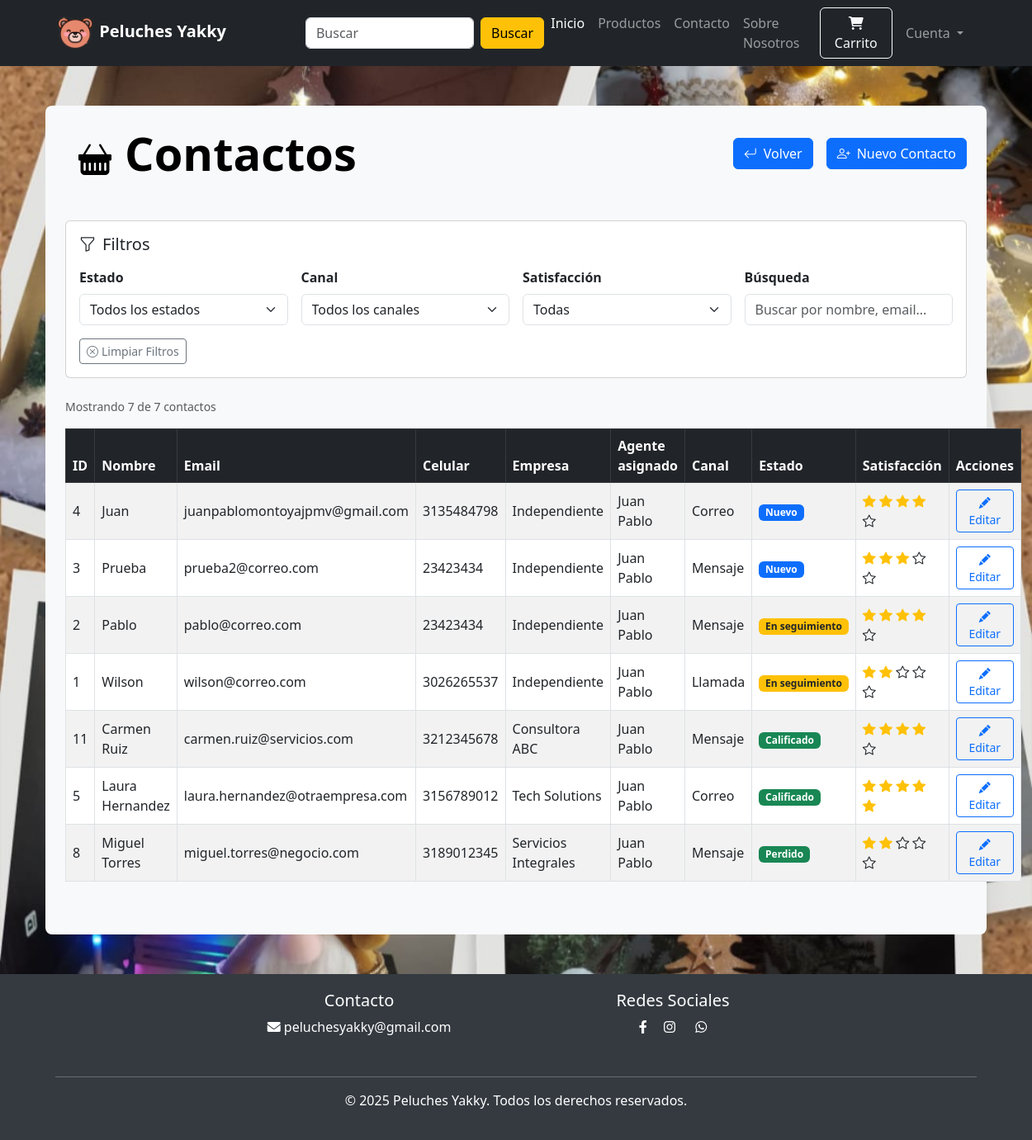
The page /empleado/tabla-contactos (signed in) on the database as committed earlier.
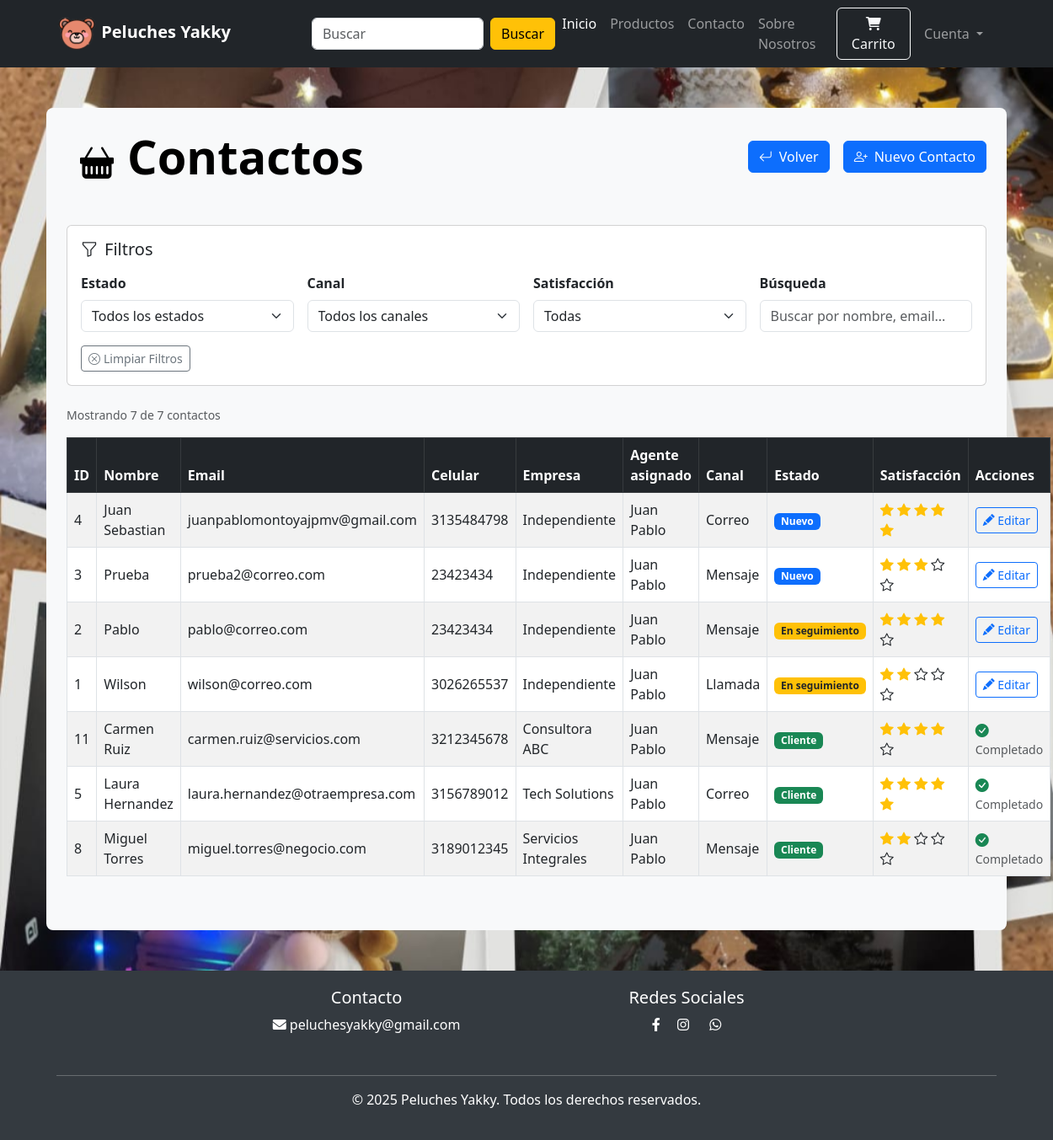
The same page on the database as committed later.
### website/models/contacto_model.py (models this page shows, shortened)
class Contacto(db.Model):
    __tablename__ = "contactos"
    id_contacto = db.Column(db.Integer, primary_key=True)
    id_agente = db.Column(db.Integer, db.ForeignKey("customer.id"), nullable=False)
    nombre = db.Column(db.String(100), nullable=False)
    email = db.Column(db.String(150), unique=True, nullable=False)
    telefono = db.Column(db.String(20), nullable=False)
    empresa = db.Column(db.String(100), nullable=True)
    canal = db.Column(db.String(50))
    estado = db.Column(db.String(50), default="Nuevo")
    satisfaccion = db.Column(db.Integer, nullable=True)
    fecha_registro = db.Column(db.DateTime, default=datetime.utcnow)
    fecha_actulizar = db.Column(
        db.DateTime, default=datetime.utcnow, onupdate=datetime.utcnow
    )
    agente = db.relationship("Customer", backref=db.backref("contactos", lazy=True))
    oportunidades = db.relationship("Oportunidad", backref="contacto", lazy=True)
    actividades = db.relationship("Actividad", backref="contacto", lazy=True)
    interacciones = db.relationship("Interaccion", backref="contacto", lazy=True)

### website/models/customer_model.py (models this page shows, shortened)
class Customer(db.Model, UserMixin):
    id = db.Column(db.Integer, primary_key=True)
    rol_id = db.Column(
        db.Integer, db.ForeignKey("rol.id_rol"), nullable=True, default=3
    )
    email = db.Column(db.String(100), unique=True)
    username = db.Column(db.String(100))
    password_hash = db.Column(db.String(150))
    date_joined = db.Column(db.DateTime(), default=datetime.utcnow)
    active = db.Column(db.Boolean, default=True)
    telefono = db.Column(db.Integer, nullable=True)
    cart_items = db.relationship(
        "Cart", backref=db.backref("customer", lazy=True), cascade="all, delete-orphan"
    )
    orders = db.relationship(
        "Order", backref=db.backref("customer", lazy=True), cascade="all, delete-orphan"
    )
    @property
    def is_authenticated(self):
        return True  # Para usuarios reales siempre True
    @property
    def password(self):
        raise AttributeError("Password is not a readable Attribute")

### website/mvc_views/employee_view.py (the view)
@employee.route("/tabla-contactos")
@login_required
@rol_required(2)
def tabla_contactos():
    contactos = todos_contactos()
    return render_template("tabla_contactos.html", contactos=contactos)

### website/controllers/employee_cotller.py (called while the page is built)
def todos_contactos():
    try:
        contactos = Contacto.query.order_by(desc(Contacto.fecha_registro)).all()
        return contactos
    except Exception as e:
        db.session.rollback()
        print(f"Error al crear actividad: {e}")
        raise Exception(f"Error al buscar todos contactos: {e}")

### website/templates/tabla_contactos.html (shortened to what the changed rows need)
{% extends 'index.html' %}
{% block body %}
<div class="fondo p-5" style="min-height: 100vh; ">
    <div class="container bg-light rounded-3 p-4">
        <div class="d-flex justify-content-between align-items-center mb-5">
            <h1 class="text-black mb-0 display-4 fw-bold">
                <i class="bi bi-basket-fill fs-1 text-black m-3"></i>Contactos
            </h1>
        </div>
                            {% set canales_unicos = [] %}
                            {% for contacto in contactos %}
                            {% if contacto.canal and contacto.canal not in canales_unicos %}
                            {% set _ = canales_unicos.append(contacto.canal) %}
                            {% endif %}
                            {% endfor %}
        {% if contactos | length < 1 %} <h1 class="text-black mb-0 display-4 fw-bold text-center p-5">
            <i class="bi bi-emoji-frown-fill fs-1 text-black m-3"></i> No hay Contactos
            </h1>
            {% else %}
            <div class="table-responsive-lg">
                <table class="table table-bordered table-hover table-striped align-middle">
                    <thead class="table-dark">
                        <tr>
                            <th>ID</th>
                            <th>Nombre</th>
                            <th>Email</th>
                            <th>Celular</th>
                            <th>Empresa</th>
                            <th>Agente asignado</th>
                            <th>Canal</th>
                            <th>Estado</th>
                            <th>Satisfacción</th>
                            <th>Acciones</th>
                        </tr>
                    </thead>
                    <tbody id="contactosTableBody">
                        {% if current_user.rol_id == 1 %}
                        {% for item in contactos %}
                        <tr class="contacto-row" data-estado="{{ item.estado }}" data-canal="{{ item.canal }}"
                            data-satisfaccion="{{ item.satisfaccion }}"
                            data-search="{{ item.nombre }} {{ item.telefono | default('', true) }} {{ item.email }} {{ item.empresa }}"">
                            <td>{{ item.id_contacto }}</td>
                            <td>{{ item.nombre }}</td>
                            <td>{{ item.email }}</td>
                            <td>{{ item.telefono }}</td>
                            <td>{{ item.empresa }}</td>
                            <td>{{ item.agente.username }}</td>
                            <td>{{ item.canal }}</td>
                            <td>
                                <span class=" badge {% if item.estado=='Nuevo' %}bg-primary {% elif
                            item.estado=='En seguimiento' %}bg-warning text-dark {% else %}bg-success{% endif %}">
                            {{ item.estado }}
                            </span>
                            </td>
                            <td>
                                {% if item.satisfaccion %}
                                {% for i in range(1, 6) %}
                                <i class="bi bi-star{% if i <= item.satisfaccion %}-fill text-warning{% endif %}"></i>
                                {% endfor %}
                                {% else %}
                                <span class="text-muted">Sin calificar</span>
                                {% endif %}
                            </td>
                            <td>
                                <a href="/empleado/editar-contacto/{{item.id_contacto}}"
                                    class="btn btn-sm btn-outline-primary" title="Editar">
                                    <i class="bi bi-pencil-fill"></i> Editar
                                </a>
                            </td>
                        </tr>
                        {% endfor %}
                        {% else %}
                        {% set table_contactos = [] %}
                        {% for contacto in contactos %}
                        {% if contacto.id_agente == current_user.id %}
                        {% set _ = table_contactos.append(contacto) %}
                        {% endif %}
                        {% endfor %}
                        {% if table_contactos %}
                        {% for item in table_contactos %}
                        <tr class="contacto-row" data-estado="{{ item.estado }}" data-canal="{{ item.canal }}"
                            data-satisfaccion="{{ item.satisfaccion }}"
                            data-search="{{ item.nombre }} {{ item.telefono | default('', true) }} {{ item.email }} {{ item.empresa }}">
                            <td>{{ item.id_contacto }}</td>
                            <td>{{ item.nombre }}</td>
                            <td>{{ item.email }}</td>
                            <td>{{ item.telefono }}</td>
                            <td>{{ item.empresa }}</td>
                            <td>{{ item.agente.username }}</td>
                            <td>{{ item.canal }}</td>
                            <td>
                                <span class="badge
                                            {% if item.estado == 'Nuevo' %}bg-primary
                                            {% elif item.estado == 'En seguimiento' %}bg-warning text-dark
                                            {% else %}bg-success{% endif %}">
                                    {{ item.estado }}
                                </span>
                            </td>
                            <td>
                                {% if item.satisfaccion %}
                                {% for i in range(1, 6) %}
                                <i class="bi bi-star{% if i <= item.satisfaccion %}-fill text-warning{% endif %}"></i>
                                {% endfor %}
                                {% else %}
                                <span class="text-muted">Sin calificar</span>
                                {% endif %}
                            </td>
                            <td>
                                {% if item.estado == "Cliente" %}
                                <i class="bi bi-check-circle-fill text-success" title="Cerrada"></i>
                                <small class="text-muted d-block">Completado</small>
                                {% else %}
                                <a href="/empleado/editar-contacto/{{item.id_contacto}}"
                                    class="btn btn-sm btn-outline-primary" title="Editar">
                                    <i class="bi bi-pencil-fill"></i> Editar
                                </a>
                                {% endif %}
                            </td>
                        </tr>
                        {% endfor %}
                        {% endif %}
                        {% endif %}
                    </tbody>
                </table>
            </div>
            {% endif %}
    </div>
</div>
{% endblock %}

Rows that differ between the two databases and show on the page:
changed Contacto "juanpablomontoyajpmv@gmail.com": nombre "Juan" → "Juan Sebastian"; satisfaccion 4 → 5 (drawn)
changed Contacto "Carmen Ruiz": estado "Calificado" → "Cliente"; estado "Editar" → "Completado"
changed Contacto "Laura Hernandez": estado "Calificado" → "Cliente"; estado "Editar" → "Completado"
changed Contacto "Miguel Torres": estado "Perdido" → "Cliente"; estado "Editar" → "Completado"
